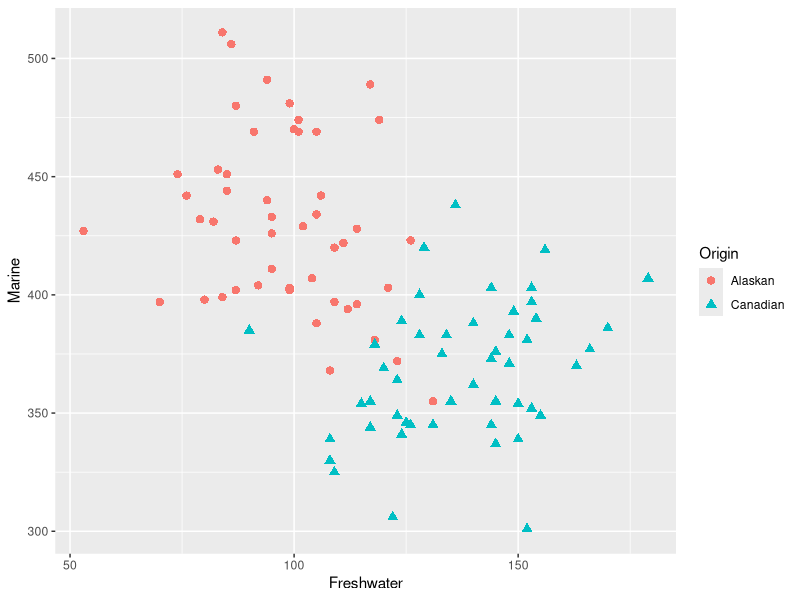
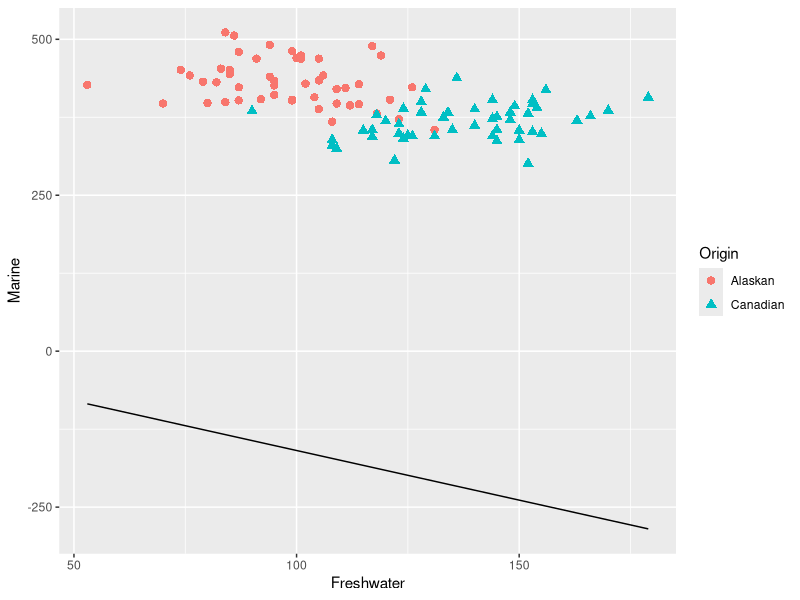

The R script that drew these images, in order:
# This script is an implementation of perceptron learning proposed by Rosenblatt
# in 1950s. In detail, Rosenblatt used Hebbian learning (Donald Hebb, 1949) to 
# make threshold neuron of McCulloch-Pitts learn.
# In detail, read: section 2.5. of Neural Networks for Applied Sciences and 
# Engineering

################################################################################
# LIBRARY
################################################################################
library(rrcov) #salmon data
library(ggplot2) #plot

################################################################################
# DATA
################################################################################
# Load data to working env
data(salmon)

# Store dat in temp var
dt <- salmon

# Plotting
ggplot(data = dt, mapping = aes(x = Freshwater, y = Marine, colour=Origin, 
                                shape = Origin)) +
  geom_point(size = 2.5)

################################################################################
# LEARNING ALGORITHM
################################################################################
# Learning function of the perceptron
# x : input matrix
# y : ouput vector
# w : weight vector
# beta : learning rate
learning_func <- function(x, y, w, beta, iters) {
  for (idx in 1:iters) {
    for (idx in 1:100) {
      # Net input
      u <- x[idx, ]%*%w
      
      # Predicted output
      p <- ifelse(u >= 0, 1, 0)
      
      # Error
      E <- y[idx] - p
      
      # Adjust weights
      w <- w + beta*x[idx, ]*E
      print(w)
    }
  }
  return (w)
}
################################################################################
# MODELING
################################################################################
# Input matrix x
dt["bias"] <- rep(x = 1, times = length(dt[,1]))

x <- as.matrix(dt[,c(2,3, 5)]) 

# Actual output
y <- dt$Origin
y <- as.character(y)
y[which(y == "Canadian")] <- 0
y[which(y == "Alaskan")] <- 1
y <- as.numeric(y)

# Weight vector with initial weights
w <- matrix(data = c(-10, 0, 1), ncol = 1, nrow = 3)

# Learning rate beta
beta <- 0.1

# Iteration
iters <- 100

# Learning iteration starts here
w <- learning_func(x, y, w, beta, iters)
w

# Separate line
boundary_func <-function(x1, w) {
  return (-(w[1,1] * x1 - w[3,1]) / w[2,1])
}
boundary_line <- data.frame(x = x[,1], y = boundary_func(x[,1], w))

# Plot
ggplot() +
  geom_point(data = dt, mapping = aes(x = Freshwater, y = Marine, colour=Origin,
                                      shape = Origin), size = 2.5) +
  geom_line(data = boundary_line, mapping = aes(x = x, y = y))
